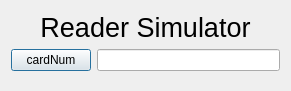
<?xml version="1.0" encoding="UTF-8"?>
<ui version="4.0">
 <class>Reader</class>
 <widget class="QDialog" name="Reader">
  <property name="geometry">
   <rect>
    <x>0</x>
    <y>0</y>
    <width>291</width>
    <height>91</height>
   </rect>
  </property>
  <property name="windowTitle">
   <string>Dialog</string>
  </property>
  <layout class="QVBoxLayout" name="verticalLayout">
   <item>
    <widget class="QLabel" name="label">
     <property name="font">
      <font>
       <pointsize>20</pointsize>
      </font>
     </property>
     <property name="text">
      <string>Reader Simulator</string>
     </property>
     <property name="alignment">
      <set>Qt::AlignmentFlag::AlignCenter</set>
     </property>
    </widget>
   </item>
   <item>
    <layout class="QFormLayout" name="formLayout">
     <item row="0" column="0">
      <widget class="QPushButton" name="card">
       <property name="text">
        <string>cardNum</string>
       </property>
      </widget>
     </item>
     <item row="0" column="1">
      <widget class="QLineEdit" name="cardNumLineEdit"/>
     </item>
    </layout>
   </item>
  </layout>
 </widget>
 <resources/>
 <connections/>
</ui>
